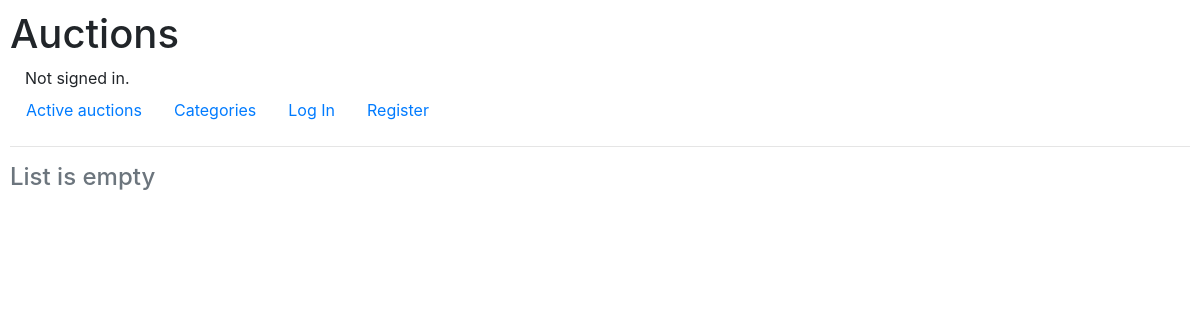
/categories, run on an earlier commit of the app's database.
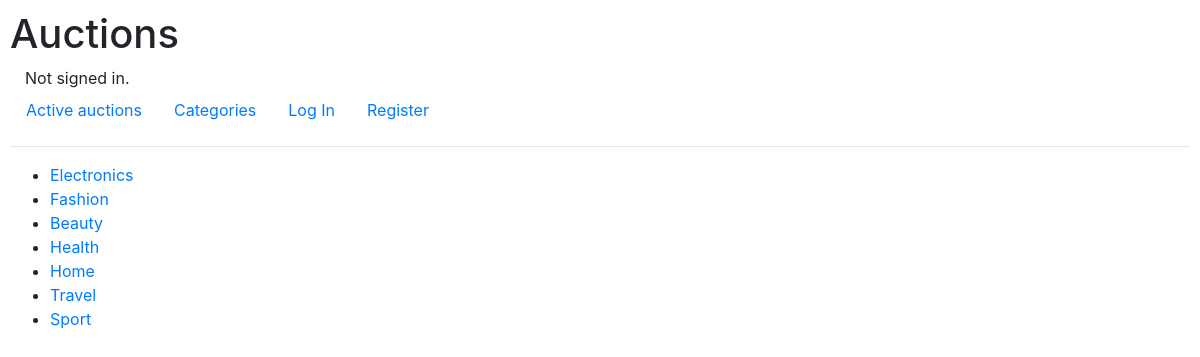
And on a later commit of the database.
### auctions/models.py (models this page shows, shortened)
class Category(models.Model):
    name = models.CharField(max_length=64, blank=True)

### auctions/views.py (the view)
# urls.py: path("categories", views.categories, name="categories"),
def categories(request):
    c = Category.objects.all()
    return render(request, "auctions/categories.html", {
        "categories": c
    })

### auctions/templates/auctions/categories.html
{% extends "auctions/layout.html" %}
{% block body %}
{% if categories %}
<ul>
  {% for category in categories %}
  <li>
    <a href="{% url 'category_auctions' category.id %}">{{ category.name }}</a>
  </li>
  {% endfor %}
</ul>
{% else %}
<h4 class="text-muted">List is empty</h4>
{% endif %}
{% endblock %}

### auctions/templates/auctions/layout.html (shortened to what this page needs)
{% load static %}
<!DOCTYPE html>
<html lang="en">
    <head>
        <link rel="stylesheet" href="https://stackpath.bootstrapcdn.com/bootstrap/4.4.1/css/bootstrap.min.css">
        <link href="{% static 'auctions/styles.css' %}" rel="stylesheet">
    </head>
    <body>
        <h1>Auctions</h1>
        <div style="margin-left: 15px">
            {% if user.is_authenticated %}
                Signed in as <strong>{{ user.username }}</strong>.
            {% else %}
                Not signed in.
            {% endif %}
        </div>
        <ul class="nav">
            <li class="nav-item">
                <a class="nav-link" href="{% url 'index' %}">Active auctions</a>
            </li>
            <li class="nav-item">
                <a class="nav-link" href="{% url 'categories' %}">Categories</a>
            </li>
            {% if user.is_authenticated %}
                <li class="nav-item">
                    <a class="nav-link" href="{% url 'my_lots' %}">My lots</a>
                </li>
                <li class="nav-item">
                    <a class="nav-link" href="{% url 'related_auctions' %}">Participation in auctions</a>
                </li>
                <li class="nav-item">
                    <a class="nav-link" href="{% url 'watchlist' %}">My watchlist</a>
                </li>
                <li class="nav-item">
                    <a class="nav-link" href="{% url 'new' %}">Start new auction</a>
                </li>
                <li class="nav-item">
                    <a class="nav-link" href="{% url 'logout' %}">Log Out</a>
                </li>
            {% else %}
                <li class="nav-item">
                    <a class="nav-link" href="{% url 'login' %}">Log In</a>
                </li>
                <li class="nav-item">
                    <a class="nav-link" href="{% url 'register' %}">Register</a>
                </li>
            {% endif %}
        </ul>
        <hr>
        {% block body %}
        {% endblock %}
    </body>
</html>

### auctions/static/auctions/styles.css (style rules this page uses)
body { padding: 10px; }

What changed in the data, as far as the page shows it:
added Category: name "Electronics"
added Category: name "Fashion"
added Category: name "Beauty"
added Category: name "Health"
added Category: name "Home"
added Category: name "Travel"
added Category: name "Sport"
Also different on the page:
text no longer shown: "List is empty"
